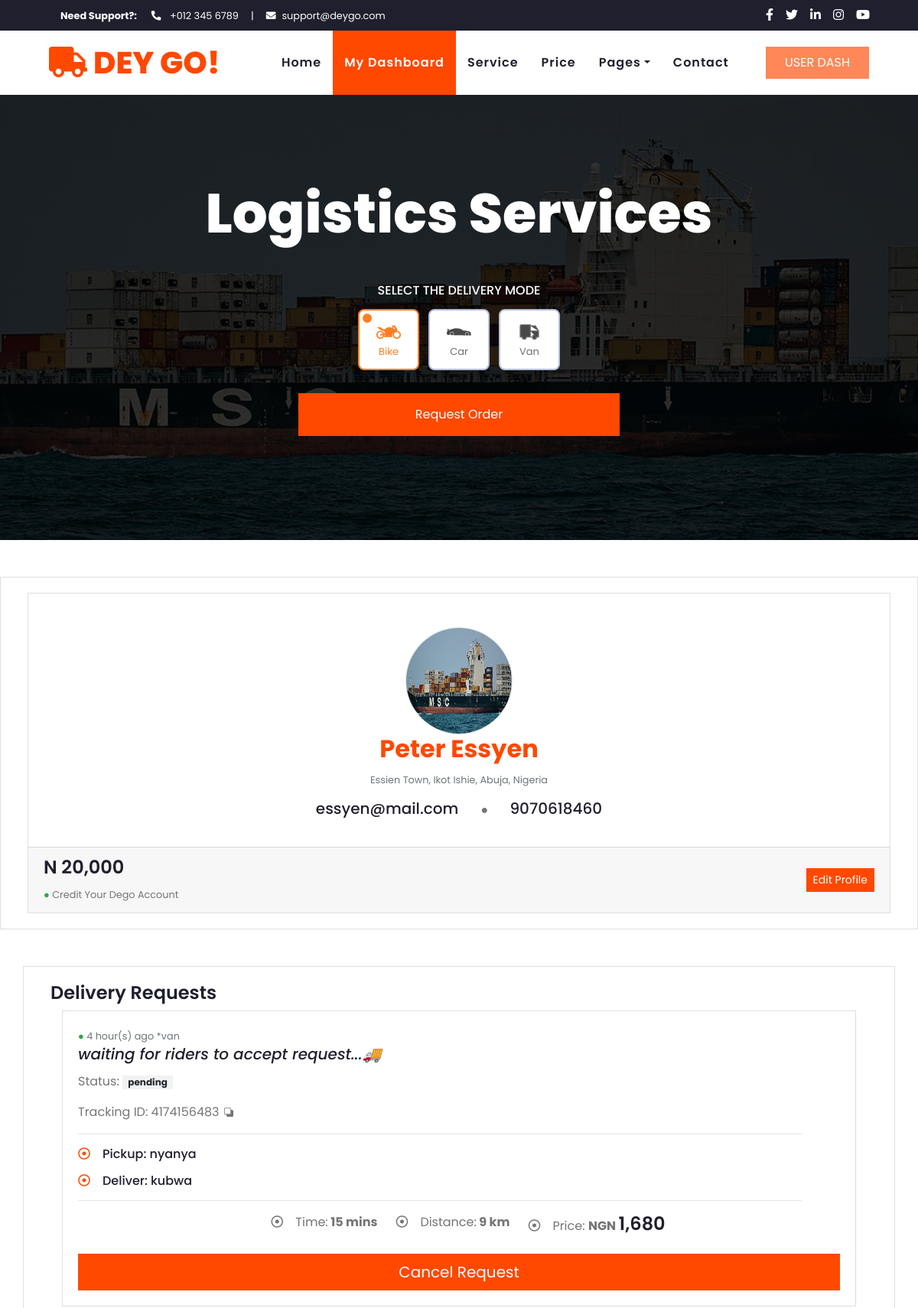
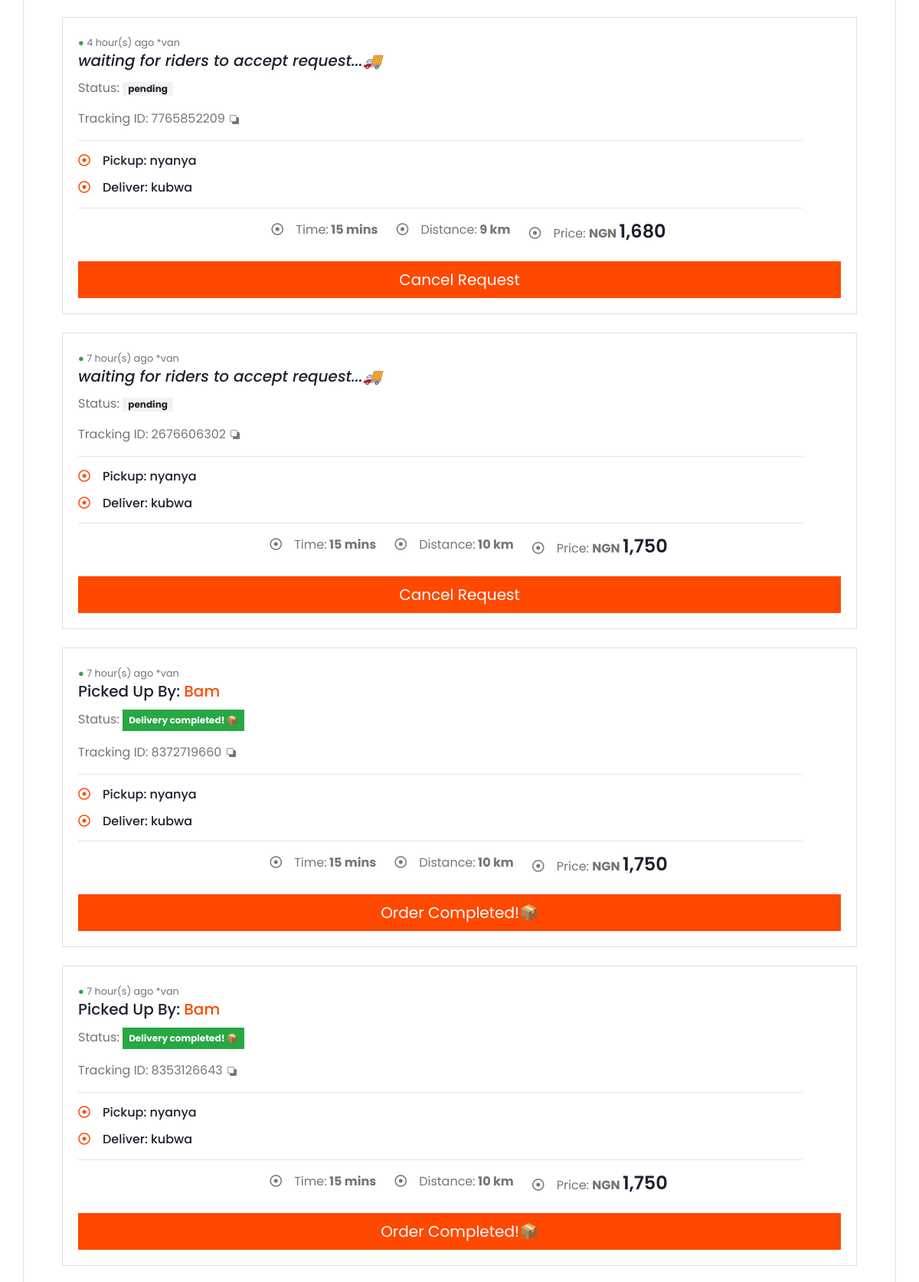
Screenshot of /user-dash (signed in, upper part) with the database file from the repository (2 pictures, top to bottom).
### auth.py (models this page shows, shortened)
class UserSignup(db.Model, UserMixin):
    __tablename__ = 'usersignup'
    id = db.Column(db.Integer, primary_key=True)
    date_registered = db.Column(db.DateTime, default=datetime.utcnow)
    user_account_balance = db.Column(db.Integer)
    first_name = db.Column(db.String(20), nullable=False)
    last_name = db.Column(db.String(20))
    address = db.Column(db.String)
    phone = db.Column(db.Integer, unique=True, nullable=False)
    email = db.Column(db.String, unique=True, nullable=False)
    password = db.Column(db.String)
    con_password = db.Column(db.String)
    user_lat = db.Column(db.Float)
    user_lat = db.Column(db.Float)
    date_edited = db.Column(db.DateTime)
    user = db.relationship('Orders', backref='order')

class Orders(db.Model):
    id = db.Column(db.Integer, primary_key=True)
    pickup = db.Column(db.String)
    dropoff = db.Column(db.String)
    delivery_time = db.Column(db.String)
    delivery_distance = db.Column(db.String)
    delivery_cost = db.Column(db.Integer)
    pickup_lat = db.Column(db.Float)
    pickup_lon = db.Column(db.Float)
    dropoff_lat = db.Column(db.Float)
    dropoff_lon = db.Column(db.Float)
    test_col = db.Column(db.String)
    delivery_mode = db.Column(db.String, default="bike")
    placed_by_id = db.Column(db.String) #placed_by=current_user.id
    time_created = db.Column(db.DateTime, default=datetime.now)
    track_id = db.Column(db.String, default=ran_id)
    status = db.Column(db.String(20), default='pending')
    available_riders = db.Column(db.Integer)
    driver_id = db.Column(db.Integer, db.ForeignKey('partnersignup.id'))
    user_id = db.Column(db.Integer, db.ForeignKey('usersignup.id'))
    accepted_by = db.Column(db.String)
    date_edited = db.Column(db.DateTime)

class PartnerSignup(db.Model, UserMixin):
    __tablename__ = 'partnersignup'
    id = db.Column(db.Integer, primary_key=True)
    date_registered = db.Column(db.DateTime, default=datetime.utcnow)
    username = db.Column(db.String)
    email = db.Column(db.String, unique=True, nullable=False)
    password = db.Column(db.String)
    con_password = db.Column(db.String)
    good_review = db.Column(db.Integer, default=0)
    bad_review = db.Column(db.Integer, default=0)
    driver_lat = db.Column(db.Float)
    driver_lon = db.Column(db.Float)
    driver_status = db.Column(db.String(20), default='available') # on-ride, offline
    delivery_status = db.Column(db.String(20), default='null')
    date_edited = db.Column(db.DateTime)
    driver = db.relationship('Orders', backref='partner')

### auth.py (the view, shortened to what this page needs)
@app.route("/user-dash", methods=["POST", "GET"])
@login_required_user
def user_dash():
    condition = True
    user_id = current_user.id
    order_qry = Orders.query.filter(Orders.order.has(id=user_id)).order_by(Orders.id.desc()).all()
    basecharge = 300
    cost_per_min = 30
    cost_per_km = 70
    van_basecharge = 600
    car_basecharge = 400
    timestamp = datetime.now()
    form = RequestOrderForm(request.form)
    credit_form = CreditForm(request.form)
    form.validate
    if request.method == "POST" and credit_form.validate():
        return redirect(url_for("credit_account",
                                id=current_user.id,
                                amount=credit_form.amount.data))
    if request.method == "POST":
        data = request.get_json()
        ref = data["data"]
        print(ref)
    return render_template("user-dash.html",
                           order_qry=order_qry,
                           form=form,
                           timestamp=timestamp,
                           condition=condition,
                           credit_form=credit_form)

### templates/user-dash.html (shortened to what this page needs)
<!DOCTYPE html>
<html lang="en">
<head>
    <link href='https://api.tiles.mapbox.com/mapbox-gl-js/v2.13.0/mapbox-gl.css' rel='stylesheet' />
    <link rel="stylesheet" href="https://cdn.jsdelivr.net/npm/bootstrap-icons@1.10.5/font/bootstrap-icons.css">
    <link href="https://cdnjs.cloudflare.com/ajax/libs/font-awesome/5.10.0/css/all.min.css" rel="stylesheet">
    <link href="{{ url_for('static', filename='owl.carousel.min.css') }}" rel="stylesheet">
    <link href="{{ url_for('static', filename='style.css') }}" rel="stylesheet">
</head>
<body>
    <div class="container-fluid bg-dark">
        <div class="row py-2 px-lg-5">
            <div class="col-lg-6 text-center text-lg-left mb-2 mb-lg-0">
                <div class="d-inline-flex align-items-center text-white">
                    <small><b class="px-3">Need Support?: </b><i class="fa fa-phone-alt mr-2"></i> +012 345 6789</small>
                    <small class="px-3">|</small>
                    <small><i class="fa fa-envelope mr-2"></i>support@deygo.com</small>
                </div>
            </div>
            <div class="col-lg-6 text-center text-lg-right">
                <div class="d-inline-flex align-items-center">
                    <a class="text-white px-2" href="">
                        <i class="fab fa-facebook-f"></i>
                    </a>
                    <a class="text-white px-2" href="">
                        <i class="fab fa-twitter"></i>
                    </a>
                    <a class="text-white px-2" href="">
                        <i class="fab fa-linkedin-in"></i>
                    </a>
                    <a class="text-white px-2" href="">
                        <i class="fab fa-instagram"></i>
                    </a>
                    <a class="text-white pl-2" href="">
                        <i class="fab fa-youtube"></i>
                    </a>
                </div>
            </div>
        </div>
    </div>
    <div class="container-fluid p-0">
        <nav class="navbar navbar-expand-lg bg-light navbar-light py-3 py-lg-0 px-lg-5">
            <a href="index.html" class="navbar-brand ml-lg-3">
                <h1 class="m-0 display-5 text-uppercase text-primary"><i class="fa fa-truck mr-2"></i>DEY GO!</h1>
            </a>
            <div class="collapse navbar-collapse justify-content-between px-lg-3" id="navbarCollapse">
                <div class="navbar-nav m-auto py-0">
                    <a href="/home" class="nav-item nav-link">Home</a>
                    <a href="/" class="nav-item nav-link active">My Dashboard</a>
                    <a href="/" class="nav-item nav-link">Service</a>
                    <a href="/" class="nav-item nav-link">Price</a>
                    <div class="nav-item dropdown">
                        <a href="#" class="nav-link dropdown-toggle" data-toggle="dropdown">Pages</a>
                    </div>
                    <a href="/contact" class="nav-item nav-link">Contact</a>
                </div>
                <a href="" class="btn btn-primary py-2 px-4 d-none d-lg-block disabled">USER DASH</a>
            </div>
        </nav>
    </div>
    <div class="jumbotron jumbotron-fluid mb-5">
        <div class="container text-center py-5">
            <h1 class="text-white display-3 mb-5">Logistics  Services</h1>
<div>
<form id="trackitem" action="" method="POST">
    <h6 class="text-white">SELECT THE DELIVERY MODE</h6>
    <div class="container radio-inputs">
		<label>
			<span class="radio-tile">
				<span class="radio-icon">
				</span>
				<span class="radio-label">Bike</span>
			</span>
		</label>
		<label>
            <span class="radio-tile">
				<span class="radio-icon">
				</span>
				<span class="radio-label">Car</span>
			</span>
		</label>
        <label>
			<span class="radio-tile">
				<span class="radio-icon">
                </span>
				<span class="radio-label">Van</span>
			</span>
		</label>
</div>
<br>
            <div class="mx-auto" style="width: 100%; max-width: 600px;">
                <div class="container mb-4 w-75">
                    <div class="mb-4">
                        <button class="btn btn-primary btn-block border-0 py-3"  data-toggle="modal" data-target="#exampleModal">Request Order</button>
                    </div>
                </div>
            </div>
        </div>
    </div>
</div>
    <div class="container-fluid card">
        <div class="card-body">
          <div class="card mb-0">
            <div class="dropdown card-dropdown">
              <a href="#" class="dropdown-ellipses dropdown-toggle text-white" role="button" data-bs-toggle="dropdown" aria-haspopup="true" aria-expanded="false">
              </a>
            </div>
            <div class="card-body text-center">
              <a href="../profile-posts.html" class="avatar avatar-xl card-avatar card-avatar-top">
                <img src="{{ url_for('static', filename='header.jpg') }}" class="avatar-img rounded-circle border border-4 border-card" style= "height:140px; width:140px;" alt="...">
              </a>
              <h2 class="card-title">
                <a href="../profile-posts.html">{{ current_user.first_name }} {{ current_user.last_name }}</a>
              </h2>
              <p class="small text-muted mb-3">
                {{ current_user.address }}, Abuja, Nigeria
              </p>
              <p class="card-text ">
                <span class="light text-muted">
                    <h5 style= "display: inline;"> {{ current_user.email }} </h5>
                </span>
                <span class="mr-4 ml-4" >●</span>
                <span class="bg-light text-muted">
                    <h5 style= "display: inline;"> {{ current_user.phone }}</h5>
                </span>
              </p>
            </div>
            <div class="card-footer card-footer-boxed">
              <div class="row align-items-center justify-content-between">
                <div class="col-auto">
                  <small>
                    <h4>  N 20,000</h4>
                    <span class="text-success">●</span> <a data-toggle="modal" data-target="#credit-modal">Credit Your Dego Account</a>
                  </small>
                </div>
                <div class="col-auto">
                  <a class="btn btn-sm btn-primary" data-toggle="modal" data-target="#edit-info">
                    Edit Profile
                  </a>
                </div>
              </div>
            </div>
          </div>
        </div>
      </div>
<br>
<br>
<div class="container card">
    <div class="card-body">
    <h4> Delivery Requests </h4>
    {% if order_qry.id == None %}
    <p><i>You have no Delivery requests yet...</i></p>
        </div>
        </div>
    {%else%}
        {% for order_qry in order_qry %}
        <div class="container">
            <div class="card">
                <div class="card-body">
                    <span class="small text-muted mb-3 align-right"><span class="text-success">●</span>
                        {% set variable1 = timestamp %}
                        {% set variable2 = order_qry.time_created %}
                        {% set result = variable1 - variable2 %}
                        {% set result2 = result/60 %}
                        {% set resultmin = result2|total_seconds %}
                        {% set hours = resultmin/60 %}
                        {% set days = resultmin/1440 %}
                        {% if resultmin|int < 1 %} just now
                        {% elif resultmin|int == 1 %} 1 min ago
                        {% elif resultmin|int < 60  %} {{ resultmin|int }} min ago
                        {% elif resultmin|int < 1440 %} {{ hours|int }} hour(s) ago
                        {% else %} {{ days|int }} days ago
                        {% endif %}
                        <span>*{{order_qry.delivery_mode}}</span>
                    </span>
                    {% if order_qry.status == 'canceled' %}
                    <h5 class="card-title"> YOU CANCELED THIS ORDER </h5>
                    {% elif order_qry.partner.username == NONE %}
                        {% if order_qry.delivery_mode == "bike" %}
                            <h5 class="card-title"><i> waiting for riders to accept request...🏍️</i></h5>
                        {% elif order_qry.delivery_mode == "van" %}
                            <h5 class="card-title"><i> waiting for riders to accept request...🚚</i></h5>
                        {% elif order_qry.delivery_mode == "car" %}
                            <h5 class="card-title"><i> waiting for riders to accept request...🚗</i></h5>
                        {% endif %}
                    {% else %}
                    <h5 class="card-title">Picked Up By: <a href="{{url_for("view_driver", id=order_qry.partner.id )}}">{{ order_qry.partner.username }}</a></h5>
                    {% endif %}
                {% if order_qry.status == 'completed' %}
                    <p class="card-text">Status: <span class="badge badge-pill p-2 badge-success"> Delivery {{ order_qry.status }}! 📦</span> </p>
                {% elif order_qry.status == 'accepted' %}
                    {% if order_qry.delivery_mode == "bike" %}
                    <p class="card-text">Status: <span class="badge badge-pill p-2 badge-success"> {{ order_qry.status }}   ....🏍️</span> </p>
                    {% elif order_qry.delivery_mode == "van" %}
                    <p class="card-text">Status: <span class="badge badge-pill p-2 badge-success"> {{ order_qry.status }}   ....🚚</span> </p>
                    {% elif order_qry.delivery_mode == "car" %}
                    <p class="card-text">Status: <span class="badge badge-pill p-2 badge-success"> {{ order_qry.status }}   ....🚗</span> </p>
                    {% endif %}
                {% elif order_qry.status == 'canceled' %}
                <p class="card-text">Status:<i> <span class="badge badge-pill p-2 badge-danger"> {{ order_qry.status }} </i></span> </p>
                {% else %}
                    <p class="card-text">Status: <span class="badge badge-pill badge-secondary"> {{ order_qry.status }} </span> </p>
                {% endif %}
                {% if order_qry.status == 'canceled' %}
                <p class="card-text"><i><s>Tracking ID: {{ order_qry.track_id }} </p></s></i>
                {% else %}
                <p class="card-text">Tracking ID: {{ order_qry.track_id }} <svg xmlns="http://www.w3.org/2000/svg" width="16" height="12" fill="currentColor" class="bi bi-back" viewBox="0 0 16 16">
                    <path d="M0 2a2 2 0 0 1 2-2h8a2 2 0 0 1 2 2v2h2a2 2 0 0 1 2 2v8a2 2 0 0 1-2 2H6a2 2 0 0 1-2-2v-2H2a2 2 0 0 1-2-2V2zm2-1a1 1 0 0 0-1 1v8a1 1 0 0 0 1 1h8a1 1 0 0 0 1-1V2a1 1 0 0 0-1-1H2z"/>
                </svg></p>
                {% endif %}
                <hr style="width:95%;text-align:left;margin-left:0">
                    <p><h6><i class="far fa-dot-circle text-primary mr-3"></i>Pickup: {{ order_qry.pickup }}</h6>
                    <p><h6><i class="far fa-dot-circle text-primary mr-3"></i>Deliver: {{ order_qry.dropoff }} </h6>
            <hr style="width:95%;text-align:left;margin-left:0">
                <div class="d-flex justify-content-center">
                    <div class="ml-4"><span class="far fa-dot-circle mr-3"></span>Time:<b> {{order_qry.delivery_time}} mins</b></div>
                    <div class="ml-4"><span class="far fa-dot-circle mr-3"></span>Distance:<b> {{order_qry.delivery_distance}} km </b> </div>
                    <div class="ml-4"><span class="far fa-dot-circle mr-3"></span>Price: <b>NGN <h4 style= "display: inline;"> {{order_qry.delivery_cost|format_number}} </h4></b></div>
                </div>
                <br>
                {% if order_qry.status == 'canceled' %}
                    <a href="" class="btn btn-primary w-100 p-3 disabled">You canceled this request</a>
                    {% elif order_qry.status == 'pending' %}
                    <a class="btn btn-primary btn-lg w-100" data-toggle="modal" data-target="#cancel-request-modal{{ order_qry.id }}">Cancel Request</a>
                    {% elif order_qry.status == 'completed' %}
                    <a class="btn btn-primary btn-lg w-100">Order Completed!📦</a>
                {% endif %}
            </div>
        </div>
    </div>
            <br>
            {% endfor %}
        {%endif%}
    </div>
</div>
    <br>
    <br>
</body>
</html>

### rows the page displays
UserSignup: first_name "Peter", last_name "Essyen", address "Essien Town, Ikot Ishie", email "essyen@mail.com", phone "9070618460"
Orders: hours "4", delivery_mode "van", shows "waiting for riders to accept request...🚚", status "pending", track_id "4174156483", pickup "nyanya", dropoff "kubwa", delivery_time "15", delivery_distance "9", delivery_cost "1,680"
Orders: hours "4", delivery_mode "van", shows "waiting for riders to accept request...🚚", status "pending", track_id "7765852209", pickup "nyanya", dropoff "kubwa", delivery_time "15", delivery_distance "9", delivery_cost "1,680"
Orders: hours "7", delivery_mode "van", shows "waiting for riders to accept request...🚚", status "pending", track_id "2676606302", pickup "nyanya", dropoff "kubwa", delivery_time "15", delivery_distance "10", delivery_cost "1,750"
Orders: hours "7", delivery_mode "van", partner.username "Bam", status "completed", track_id "8372719660", pickup "nyanya", dropoff "kubwa", delivery_time "15", delivery_distance "10", delivery_cost "1,750", shows "Order Completed!📦"
Orders: hours "7", delivery_mode "van", partner.username "Bam", status "completed", track_id "8353126643", pickup "nyanya", dropoff "kubwa", delivery_time "15", delivery_distance "10", delivery_cost "1,750", shows "Order Completed!📦"
